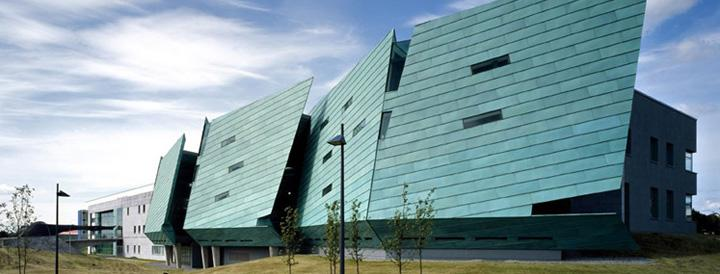
#> input picture Lab_9/GMIT1.jpg, 720 x 274 px
$ python Lab9.py   (older library calls are emulated)
#> lines starting #> are read from the running program, lines starting #| are printed output that depends on the picture; after the words box and inside, x2 and y2 are one past the last pixel; in counts of white or black regions, pixels touching at a corner belong together
#here we importing the stuff
import cv2
import numpy as np
from matplotlib import pyplot as plt

#get image
img = cv2.imread('GMIT1.jpg',)
#> img is the input picture: shape (274, 720, 3); mean B, G, R 156.8, 150.6, 127.3

#convert to gray scale
gray = cv2.cvtColor(img, cv2.COLOR_BGR2GRAY)

#set rows and columns for subplot
nrows=4
ncols =3

#add orignal image to subplot
plt.subplot(nrows, ncols,1),plt.imshow(cv2.cvtColor(img, cv2.COLOR_BGR2RGB), cmap = 'gray')
plt.title('Original')
plt.xticks([])
plt.yticks([])

#add grayscale image
plt.subplot(nrows, ncols,2),plt.imshow(gray, cmap = 'gray')
plt.title("GrayScale")
plt.xticks([])
plt.yticks([])


#blur image 1
KernelSizeWidth = 5
KernelSizeHeight = 5
blur1 = cv2.GaussianBlur(gray,(KernelSizeWidth, KernelSizeHeight),0)

#ad blur1 image
plt.subplot(nrows, ncols,3),plt.imshow(blur1, cmap = 'gray')
plt.title("Blur image at 5")
plt.xticks([])
plt.yticks([])

#blur 2 set 13
KernelSizeWidth = 13
KernelSizeHeight = 13
blur2 = cv2.GaussianBlur(gray,(KernelSizeWidth, KernelSizeHeight),0)
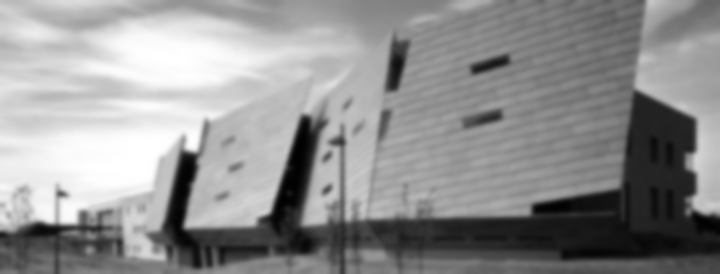
#> blur2: shape (274, 720); min 1, max 255, mean 144.3

#add blur 2
plt.subplot(nrows, ncols,4),plt.imshow(blur2, cmap = 'gray')
plt.title("Blur image at 13")
plt.xticks([])
plt.yticks([])

sobelHorizontal = cv2.Sobel(gray,cv2.CV_64F,1,0,ksize=5)  # x dir
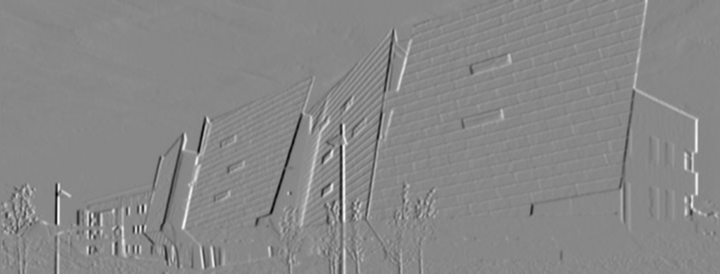
#> sobelHorizontal: shape (274, 720) float64; min -11070, max 9644, mean -9.4; drawn with min black and max white
sobelVertical   = cv2.Sobel(gray,cv2.CV_64F,0,1,ksize=5)  # y dir
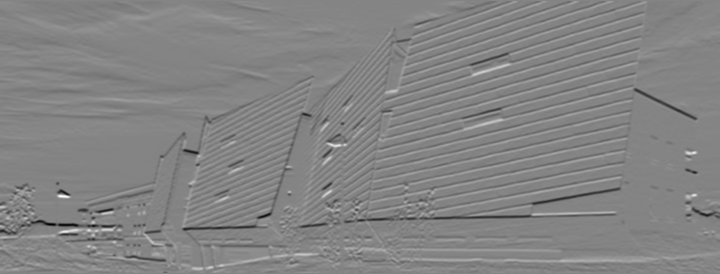
#> sobelVertical: shape (274, 720) float64; min -11678, max 10864, mean -18.8; drawn with min black and max white

#sobel horizontal
plt.subplot(nrows, ncols,5),plt.imshow(sobelHorizontal, cmap = 'gray')
plt.title("sobel Horizontal")
plt.xticks([])
plt.yticks([])

#sobel vertical
plt.subplot(nrows, ncols,6),plt.imshow(sobelVertical, cmap = 'gray')
plt.title("sobel vertical")
plt.xticks([])
plt.yticks([])

#add 2 sobel
doubleSobel = sobelHorizontal + sobelVertical

#double
plt.subplot(nrows, ncols,7),plt.imshow(doubleSobel, cmap = 'gray')
plt.title("2 sobel sum")
plt.xticks([])
plt.yticks([])

#canny
cannyThreshold = 35
cannyParam2  = 70
canny = cv2.Canny(blur1,cannyThreshold,cannyParam2)
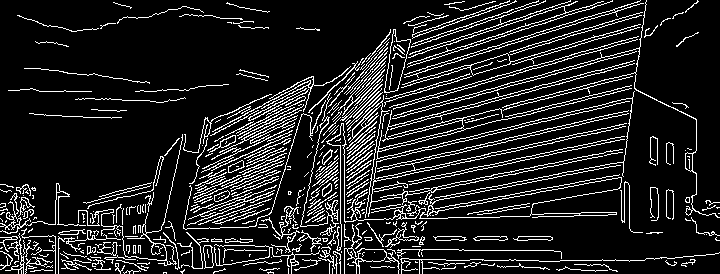
#> canny: shape (274, 720); 13.4% white in thin lines or dots

#show
plt.subplot(nrows, ncols,8),plt.imshow(canny, cmap = 'gray')
plt.title("canny 100-200")
plt.xticks([])
plt.yticks([])


#sobel treshold
height, width = doubleSobel.shape
#> height = 274; width = 720

#treshold
tresshold = 100

for x in range(0,height):
    for y in range(0,width):
        if (doubleSobel[x][y] > tresshold):
            doubleSobel[x][y]=255
        else:
            doubleSobel[x][y]=0
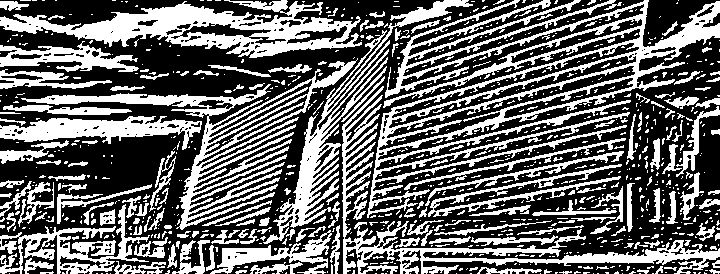
#> doubleSobel: shape (274, 720) float64; 40% white; 896 white regions (714 under 20 px), largest, box (x1, y1, x2, y2) and area: (367, 0, 720, 218) 16437, (0, 0, 362, 58) 8418, (21, 58, 358, 230) 7917


#show
plt.subplot(nrows, ncols,9),plt.imshow(doubleSobel, cmap = 'gray')
plt.title("sobel treshold")
plt.xticks([])
plt.yticks([])

#manual edge detection
#get image
imgM = cv2.imread('GMIT1.jpg',)

#convert to gray scale
grayMNotBlur = cv2.cvtColor(img, cv2.COLOR_BGR2GRAY)

#blur 2
KernelSizeWidth2 = 3
KernelSizeHeight2 = 3
grayM = cv2.GaussianBlur(grayMNotBlur,(KernelSizeWidth2, KernelSizeHeight2),0)

i, j = grayM.shape
#> i = 274; j = 720

treshold1 =30
treshold2 = 15

for x in range(0,i-2):
    for y in range(0,j-2):
        if ( ((grayM[x][y] - grayM[x+1][y])>treshold1)  & ((grayM[x][y] - grayM[x+2][y])>treshold2)  & ((grayM[x][y] - grayM[x-1][y])>treshold1) & ((grayM[x][y] - grayM[x][y+1])>treshold2) & ((grayM[x][y] - grayM[x][y-1])>treshold2) & ((grayM[x][y] - grayM[x+1][y+1])>treshold2) & ((grayM[x][y] - grayM[x-1][y-1])>treshold2) & ((grayM[x][y] - grayM[x-2][y])>treshold2) ):
            grayM[x][y]=255
        else:
            grayM[x][y]=0
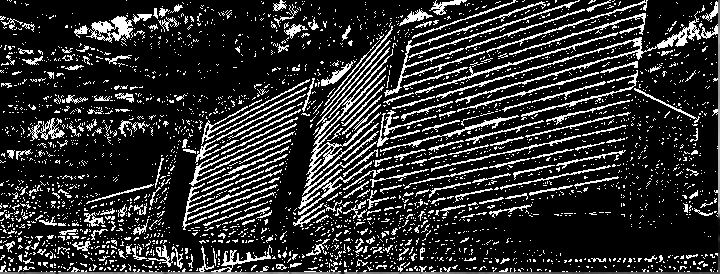
#> grayM: shape (274, 720); min 0, max 255, mean 46.4

imgM = cv2.imread('GMIT1.jpg',)


manualEdge = grayM
#show
plt.subplot(nrows, ncols,10),plt.imshow(manualEdge, cmap = 'gray')
plt.title("Manual ")
plt.xticks([])
plt.yticks([])

plt.show()
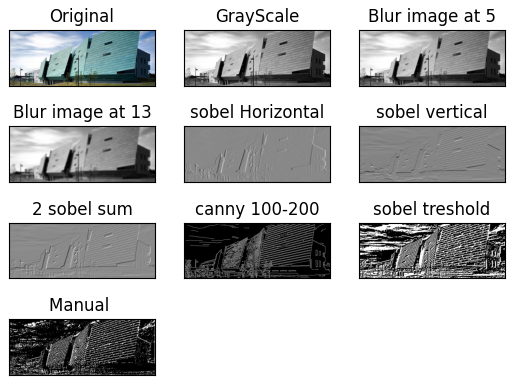
#> figure drawn by matplotlib, 10 panels
cv2.waitKey(0)
